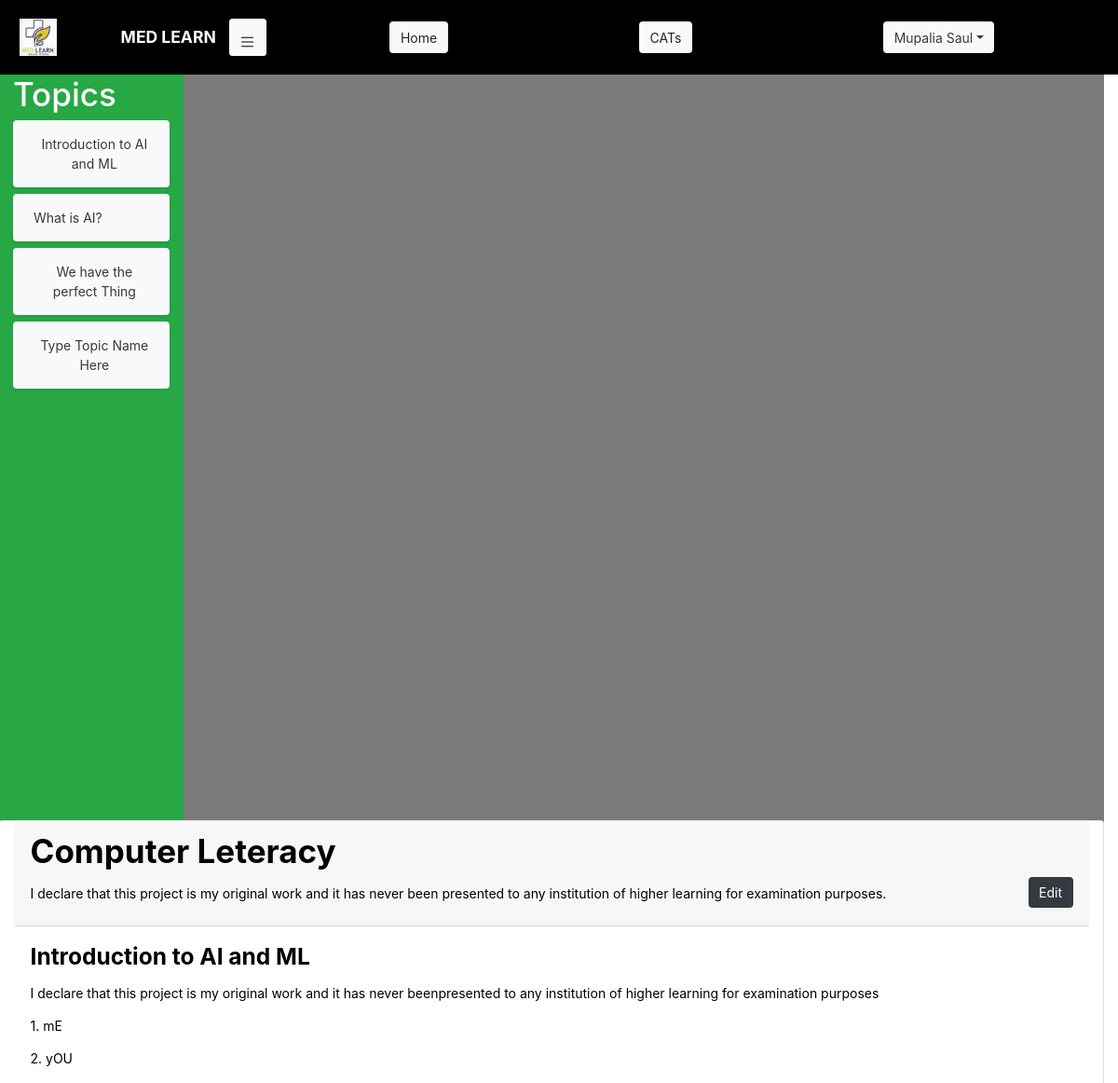
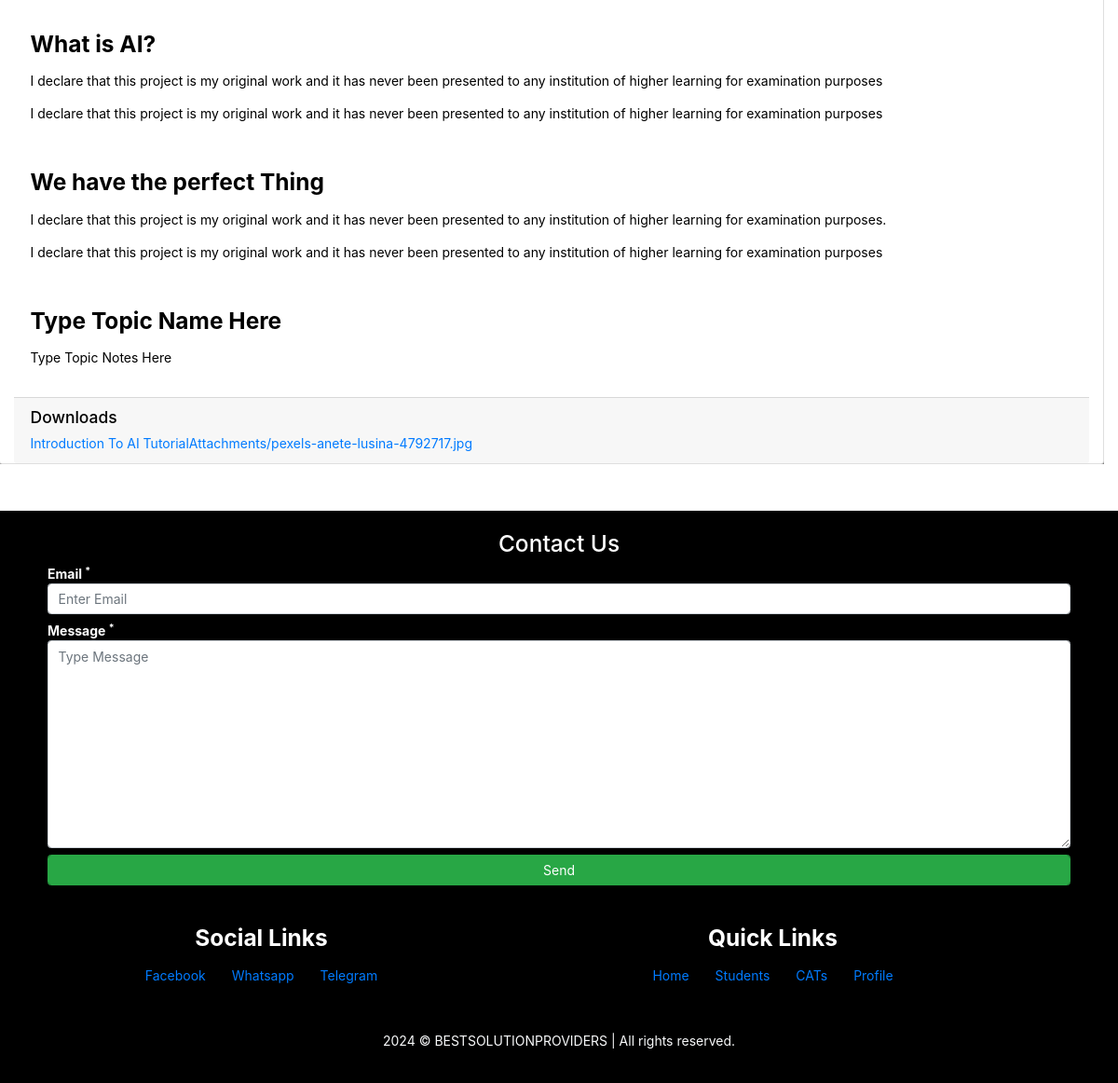
Page /Author/Tutorial/View/1/ (signed in) on the committed database (2 pictures, top to bottom).
### student/models.py (models this page shows, shortened)
class User(AbstractUser):
    phone = models.PositiveIntegerField(null=True, unique=True)
    registration_number = models.CharField(max_length=55, null=True, )
    are_you_a_student = models.BooleanField(default=True)
    updated = models.DateTimeField(auto_now=True, null=True)
    created = models.DateTimeField(auto_now_add=True, null=True)
    class Meta:
        ordering = ['-updated', '-created']

class Topic(models.Model):
    tutorial = models.ForeignKey(Tutorial, null=True, on_delete=models.CASCADE)
    name = models.CharField(max_length=50, null=True, )
    notes = models.TextField(null=True, )
    updated = models.DateTimeField(auto_now=True, null=True)
    created = models.DateTimeField(auto_now_add=True, null=True)

class Tutorial(models.Model):
    user = models.ForeignKey(User, null=True, on_delete=models.CASCADE)
    name = models.CharField(max_length=255, null=True, )
    description = models.TextField(max_length=250, null=True, )
    is_published = models.BooleanField(default=False)
    updated = models.DateTimeField(auto_now=True, null=True)
    created = models.DateTimeField(auto_now_add=True, null=True)
    class Meta:
        ordering = ['-updated', '-created']

class Attachments(models.Model):
    tutorial = models.ForeignKey(Tutorial, null=True, on_delete=models.CASCADE)
    file_name = models.CharField(max_length=50, null=True, )
    attachment = models.FileField(upload_to='TutorialAttachments/', null=True, blank=True)
    updated = models.DateTimeField(auto_now=True, null=True)
    created = models.DateTimeField(auto_now_add=True, null=True)
    class Meta:
        ordering = ['-updated', '-created']

### author/views.py (the view)
# urls.py: path('Tutorial/View/<pk>/', views.tutorial_view, name='author-tutorial-url'),
@login_required(login_url='home-url')
def tutorial_view(request, pk):
    user = User.objects.get(id=request.user.id)
    if not user.are_you_a_student:
        current_tutorial = Tutorial.objects.get(id=pk)
        topics = Topic.objects.filter(tutorial=current_tutorial)
        attachments = Attachments.objects.filter(tutorial=current_tutorial)
        context = {
            'tutorial': current_tutorial,
            'topics': topics,
            'attachments': attachments,
        }
        return render(request, 'author/tutorial.html', context)
    else:
        messages.error(request, "Logged in as Student!")
        return redirect('student-dashboard-url')

### templates/author/tutorial.html (shortened to what this page needs)
{% load static %}
<!DOCTYPE html>
<html lang="en">
<head>
    <link rel="stylesheet" href="{% static 'css/global.css' %}">
    <link rel="stylesheet" href="{% static 'css/student-course.css' %}">
    <link rel="stylesheet" href="{% static 'bootstrap/css/bootstrap.css' %}">
</head>
<body>
    {% include 'student/header.html' %}
    <section class="course-main row pl-3">
        {% include 'student/nav-vertical-for-tutorial.html' %}
        <div class="col-md-12 card">
            <div class="card-header">
                <h1>
                    {{ tutorial.name }}
                    {% if not request.user.is_staff %}
                    <a class="float-right btn btn-dark text-white">
                        Author Username:
                        {{ tutorial.user.last_name }} {{ tutorial.user.first_name }}
                    </a>
                    {% else %}
                    <a href="{% url 'author-tutorial-url' tutorial.id %}"
                        class="float-right btn btn-dark text-white">Edit</a>
                    {% endif %}
                </h1>
                <p>{{tutorial.description|linebreaks}}</p>
            </div>
            {% for topic in topics %}
            <div class="card-body">
                <h3>{{topic.name}}</h3>
                <p>{{topic.notes|linebreaks}}</p>
            </div>
            {% endfor %}
            <div class="card-footer">
                <h5>Downloads</h5>
                {% for attachment in attachments %}
                <a href="" download="../../TutorialAttachments/birthcertificate.pdf">{{attachment.file_name}}
                    {{attachment.attachment}}</a> <br>
                {% endfor %}
            </div>
        </div>
    </section>
    {% include 'footer.html' %}
</body>
</html>

### templates/student/header.html (shortened to what this page needs)
{% load static %}
<link rel="stylesheet" href="{% static 'css/student-nav.css' %}">
{% if request.user.is_authenticated %}
<section id="header" class="header d-flex">
    <nav id="nav-horizontal" class="nav-horizontal pl-4 row">
        <div id="nav-horizontal-logo-brand-holder" class="logo-nav-brand-holder col-sm-12 col-md-3 d-flex ">
            <img class="logo" src="{% static 'images/logo.jpg' %}" alt="" sizes="" srcset="">
            <p class="navbar-brand flex-grow-1 pr-3">MED LEARN</p>
            <button id="nav-vertical-show-toggler" class="nav-toggler btn btn-light">
                <img class="w-100" src="{% static 'images/bar.svg' %}" alt="MENU">
            </button>
        </div>
        <div class="nav-items-horizontal col-sm-12 col-md-9 d-flex">
            <ul class="list-unstyled d-flex w-100">
                <li>
                    <a class="btn btn-light" href="{% url 'student-dashboard-url' %}">Home</a>
                </li>
                <li>
                    <a class="btn btn-light" href="{% url 'student-cat-home-url' %}">CATs</a>
                </li>
                <li class="dropdown">
                    <a class="dropdown-toggle btn btn-light text-dark" role="button" data-toggle="dropdown" aria-expanded="false">{{ request.user.last_name }} {{ request.user.first_name }}</a>
                </li>
            </ul>
        </div>
    </nav>
</section>
{% endif %}

### templates/student/nav-vertical-for-tutorial.html (shortened to what this page needs)
  <nav id="tutorial-nav-vertical" class="nav-vertical overflow-auto bg-success col-sm-12 col-md-2">
    <h1>Topics</h1>
    <div class="nav-items-vertical">
        <ul class="list-unstyled">
             {% for topic in topics %}
             <li class="w-100 mb-2">
                <a class="btn btn-light text-dark d-flex align-items-center p-3 rounded shadow-sm w-100 transition-all duration-300 ease-in-out hover:bg-primary hover-text-light hover-shadow" href="#">
                     {{ topic.name }}
                </a>
            </li>
            {% endfor %}
        </ul>
    </div>
</nav>

### templates/footer.html (shortened to what this page needs)
<section class="footer">
    <div class="container p-4">
        <h3 class="text-white font-weight-bolde text-center">Contact Us</h3>
        <form class="w-100" action="" method="post">
            <label class="w-100 text-white font-weight-bold" for="send-email">
                Email <sup>*</sup><br>
                <input class="form-control" type="email" name="email" id="send-email" placeholder="Enter Email"
                    required>
            </label> <br>
            <label class="w-100 text-white font-weight-bold" for="send-message">
                Message <sup>*</sup><br>
                <textarea class="form-control" name="message" id="send-message" rows="10" placeholder="Type Message"
                    required></textarea>
            </label><br>
            <input class="form-control btn btn-success" type="submit" value="Send">
        </form>
    </div>
    <div class="container p-4 row">
        <div class="col-md-6 col-sm-12">
            <h3 class="text-white font-weight-bolder text-center">Social Links</h3>
            <nav class="nav justify-content-center">
                <a class="nav-link active" href="#">Facebook</a>
                <a class="nav-link active" href="#">Whatsapp</a>
                <a class="nav-link active" href="#">Telegram</a>
            </nav>
        </div>
        <div class="col-md-6 col-sm-12">
            <h3 class="text-white font-weight-bolder text-center">Quick Links</h3>
            <nav class="nav justify-content-center">
                <a class="nav-link active" href="#">Home</a>
                <a class="nav-link active" href="#">Students</a>
                <a class="nav-link active" href="#">CATs</a>
                <a class="nav-link active" href="#">Profile</a>
            </nav>
        </div>
    </div>
    <div class="container p-4">
        <p class="text-center text-light">
            © BESTSOLUTIONPROVIDERS | All rights reserved.
        </p>
    </div>
</section>

### static/css/global.css (style rules this page uses)
* { margin: 0; padding: 0; font-style: normal; font-size: 14px; }
.footer { width: 100vw; min-height: 30vh; background-color: black; margin-top: 50px; }

### static/css/student-course.css (style rules this page uses)
.course-main { background-color: rgba(45, 44, 44, 0.629); width: 100%; }
.course-main .card { width: 100%; background-color: white; color: black; }
.course-main .card .card-header h1 { font-weight: bolder; }
.course-main .card .card-body h3 { font-weight: bolder; }
.course-main .card .card-body p { text-align: justify; }
.course-main .nav-vertical { min-height: 100vh; background-color: black; }
.course-main .nav-vertical { color: white; }

### static/css/student-nav.css (style rules this page uses)
.header { width: 100vw; background-color: black; }
.nav-toggler { width: 40px; height: 40px; margin: auto; border: none; display: flex; }
.nav-toggler img { width: 100%; height: 100%; margin: auto; }
.header .nav-horizontal { min-height: 10vh; width: 100vw; }
.header .nav-horizontal .logo-nav-brand-holder img { width: 40px; height: 40px; margin: auto; }
.header .nav-horizontal .logo-nav-brand-holder p { text-align: right; margin: auto; color: white; font-weight: bolder; border-right: 20px; }
.header .nav-horizontal .nav-items-horizontal ul { height: 100%; }
.header .nav-horizontal .nav-items-horizontal ul li { width: fit-content; margin: auto; text-align: right; }

### rows in the picture
User: user.last_name "Mupalia", user.first_name "Saul"
Topic: name "Introduction to AI and ML", notes "I declare that this project is my original work and it has never beenpresented to any institution of higher learning for examination purposes 1. mE 2. yOU"
Topic: name "What is AI?", notes "I declare that this project is my original work and it has never been presented to any institution of higher learning for examination purposes I declare that this project is my original work and it has never been presented to any institution of higher learning for examination purposes"
Topic: name "We have the perfect Thing", notes "I declare that this project is my original work and it has never been presented to any institution of higher learning for examination purposes. I declare that this project is my original work and it has never been presented to any institution of higher learning for examination purposes"
Topic: name "Type Topic Name Here", notes "Type Topic Notes Here"
Tutorial: name "Computer Leteracy", description "I declare that this project is my original work and it has never been presented to any institution of higher learning for examination purposes."
Attachments: file_name "Introduction To AI", attachment "TutorialAttachments/pexels-anete-lusina-4792717.jpg"
